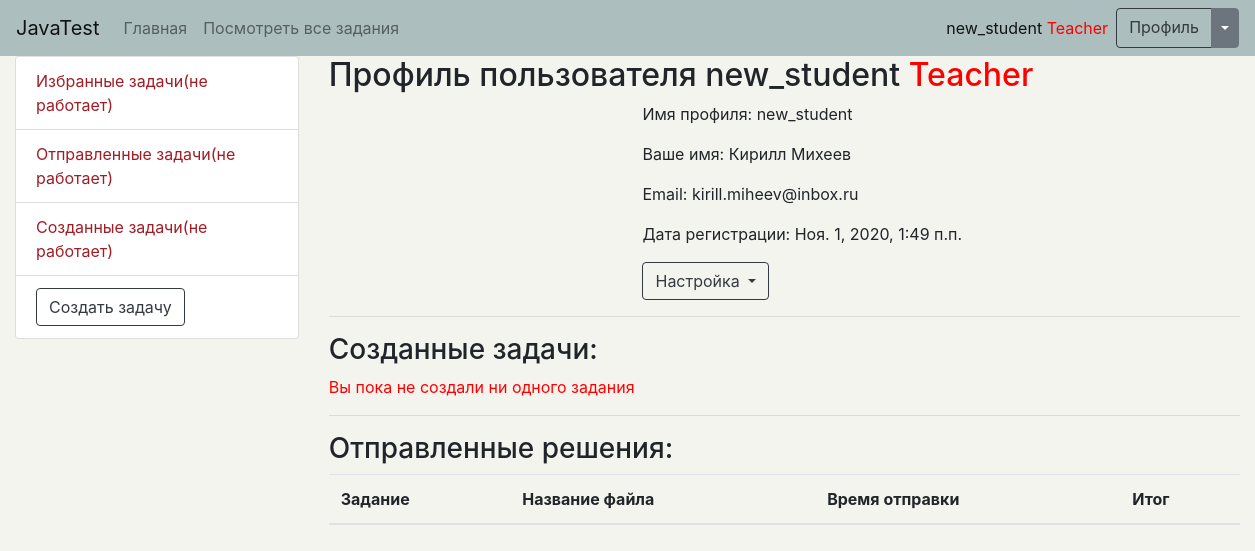
The app's page /profile/ (signed in), older data.
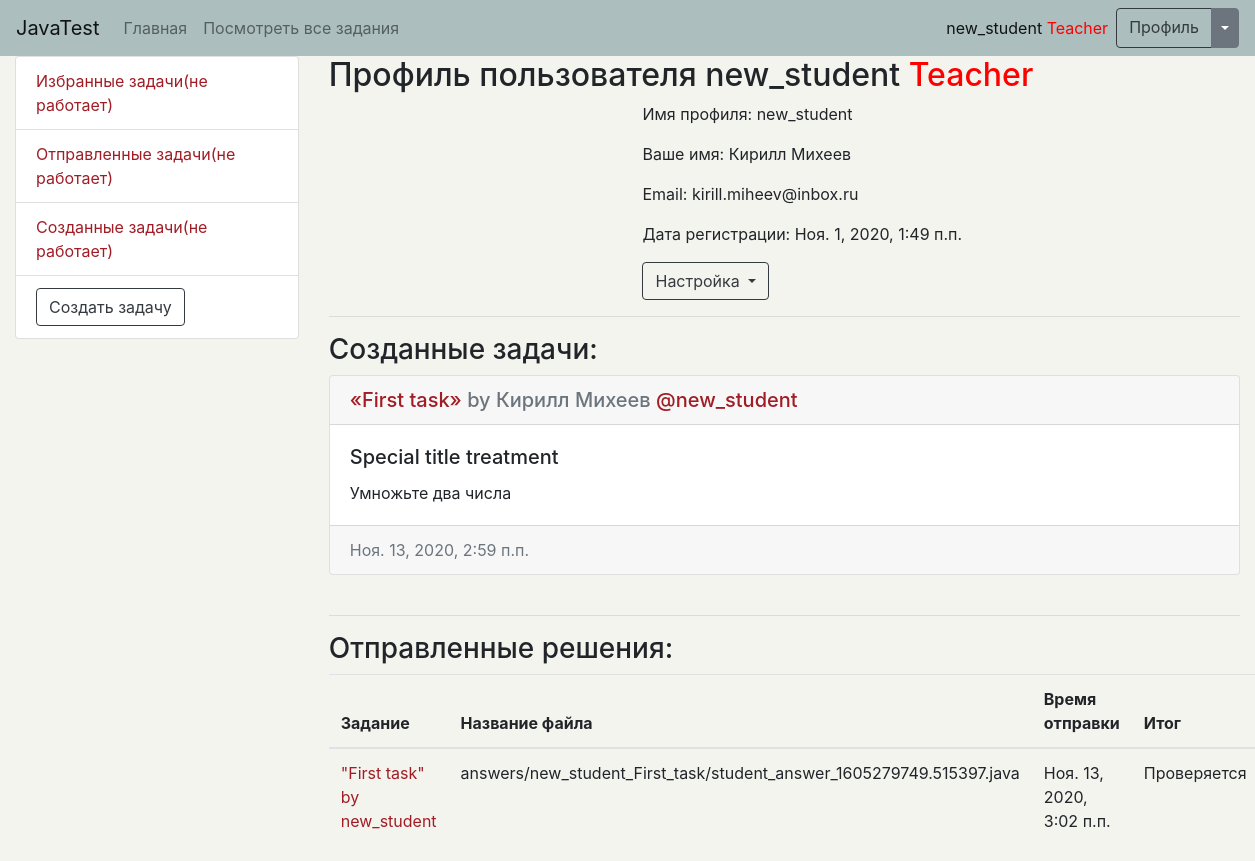
The same page, newer data.
### main/models.py (models this page shows, shortened)
class Student(AbstractUser):
    is_activated = models.BooleanField(default=True, db_index=True, verbose_name='Прошел активацию?')
    class Meta(AbstractUser.Meta):
        verbose_name = 'Студент'
        verbose_name_plural = 'Студенты'

### testing_system/models.py (models this page shows, shortened)
class Task(models.Model):
    title = models.CharField(max_length=100, verbose_name='Название задания',
                             help_text='Название задания')                                                              # Добавить уникальность
    task_text = models.TextField(max_length=1000, db_index=True, verbose_name='Описание самого задания',
                                 help_text='Текст задания')
    date_publish = models.DateTimeField(auto_now_add=True, db_index=True, verbose_name='Дата создания задания')
    required_form = models.TextField(max_length=1000, db_index=True, verbose_name='Шаблон класса, который задал учител',
                                     help_text='Шаблон формы учителя')
    teacher = models.ForeignKey(Teacher, null=True, on_delete=models.CASCADE, verbose_name='Учитель, который приудмал это задание')
    def get_absolute_url(self):
        return reverse('testing_system:detail_url', args=[self.pk])
    def __str__(self):
        return f'"{self.title}" by {self.teacher.username}'
    class Meta:
        verbose_name = "Задание"
        verbose_name_plural = "Задания"
        ordering = ['-date_publish']

class StudentCodeModel(models.Model):
    file = models.FileField(upload_to=user_directory_path, blank=True, verbose_name='Загрузка решения')
    code_text = models.TextField(max_length=1000, blank=True, db_index=True, verbose_name='Решение ученика ввиде кода')
    student = models.ForeignKey(Student, null=True, on_delete=models.CASCADE, verbose_name='Ученик')
    task = models.ForeignKey(Task, null=True, on_delete=models.CASCADE, verbose_name='Задание на которое был отправлен ответ')
    dispatch_time = models.DateTimeField(auto_now_add=True, db_index=True, verbose_name='Дата отправки ответа')
    status = models.CharField(max_length=100, verbose_name='Статус ответа',
                             help_text='Статус ответа')
    def __str__(self):
        return f"Solve {self.task.teacher.username}'s '{self.task.title}' task by {self.student.username}"
    class Meta:
        verbose_name = "Модель ответа ученика"
        verbose_name_plural = "Модели ответов учеников"
        ordering = ['-dispatch_time']

### main/views.py (the view)
# urls.py: path('profile/', profile, name='profile_url')
@login_required
def profile(request):
    tasks = Task.objects.filter(teacher=request.user)
    submitted_solutions = StudentCodeModel.objects.filter(student=request.user)
    paginator = Paginator(submitted_solutions, 3)
    page_number = request.GET.get('page', default=1)
    page = paginator.get_page(page_number)
    print(page.object_list)
    is_paginated = page.has_other_pages()
    prev_url = '?page={}'.format(page.previous_page_number()) if page.has_previous() else ''
    next_url = '?page={}'.format(page.next_page_number()) if page.has_next() else ''
    context = {'page_object': page,
               'is_paginated': is_paginated,
               'next_url': next_url,
               'prev_url': prev_url,
               'page': page,
               'tasks': tasks,
               }
    return render(request, 'main/profile.html', context=context)

### main/templates/main/profile.html (shortened to what this page needs)
{% extends 'layout/basic.html' %}
{% block sidebar %}
    <li class="list-group-item"><a href="{% url 'testing_system:index_url' %}">Отправленные задачи(не работает)</a></li>
    {% if user.teacher  %}
        <li class="list-group-item"><a href="{% url 'testing_system:index_url' %}">Созданные задачи(не работает)</a></li>
        <li class="list-group-item"><a class="btn btn-outline-dark" href="{% url 'testing_system:create_url' %}">Создать задачу</a></li>
    {% endif %}
{% endblock %}
{% block content %}
    <h2>Профиль пользователя {{ user.username }}
    {% if user.teacher %}
        <span style="color: red">Teacher</span>
    {% endif %}
    </h2>
    <div class="row">
        <div class="col-lg-4">
        </div>
        <div class="col-lg-8">
            <p>Имя профиля: {{ user.username }}</p>
            <p>Ваше имя:
                {% if user.first_name and user.last_name %}
                    {{ user.first_name }} {{ user.last_name }}
                {% else %}
                    <b style="color:red;">Не указано</b>
                {% endif %}
            </p>
            <p>Email: {{ user.email }}</p>
            <p>Дата регистрации: {{ user.date_joined }}</p>
            <div class="btn-group">
                <button type="button" class="btn btn-outline-dark dropdown-toggle" data-toggle="dropdown"
                        aria-haspopup="true" aria-expanded="false">
                    Настройка
                </button>
            </div>
        </div>
    </div>
    <hr>
    {% if user.teacher %}
        <h3>Созданные задачи:</h3>
        {% if tasks %}
            {% include 'includes/task_crads.html' %}
        {% else %}
            <p style="color: red">Вы пока не создали ни одного задания</p>
        {% endif %}
        <hr>
    {% endif %}
    <div>
        <h3>Отправленные решения:</h3>
        <table class="table">
            <thead>
            <tr>
                <th scope="col">Задание</th>
                <th scope="col">Название файла</th>
                <th scope="col">Время отправки</th>
                <th scope="col">Итог</th>
            </tr>
            </thead>
            <tbody id="counter">
            {% for solution in page_object.object_list %}
                <tr>
                    <td><a href="{{ solution.task.get_absolute_url }}">{{ solution.task }}</a></td>
                    <td>{{ solution.file }}</td>
                    <td>{{ solution.dispatch_time }}</td>
                    <td>{{ solution.status }}</td>
                </tr>
            {% endfor %}
            </tbody>
        </table>
    </div>
{% endblock %}

### templates/layout/basic.html (shortened to what this page needs)
<!DOCTYPE html>
<html lang="en">
{% load static %}
<head>
    <link rel="stylesheet" href="https://cdn.jsdelivr.net/npm/bootstrap@4.5.3/dist/css/bootstrap.min.css">
    <link href="{% static 'style.css' %}" rel="stylesheet" type="text/css">
</head>
<body>
    <nav class="navbar navbar-expand-md navbar-light">
        <a class="navbar-brand" href="{% url 'main:index_url' %}">JavaTest</a>
        <div class="collapse navbar-collapse" id="navbarsExampleDefault">
            <ul class="navbar-nav mr-auto">
                <li class="nav-item">
                    <a class="nav-link" href="{% url 'main:index_url' %}">Главная</a>
                </li>
                <li class="nav-item">
                    <a class="nav-link" href="{% url 'testing_system:index_url' %}">Посмотреть все задания</a>
                </li>
            </ul>
            <div class="navbar-nav">
                {% if user.is_authenticated %}
                    <a class="nav-link active" href="{% url 'main:profile_url' %}">{{ user.username }}
                        {% if user.teacher %}
                            <span style="color: red">Teacher</span>
                        {% endif %}
                    </a>
                        <div class="btn-group">
                            <a class="btn btn-outline-dark" href="{% url 'main:profile_url' %}" role="button">
                                Профиль
                            </a>
                            <button type="button" class="btn btn-secondary dropdown-toggle dropdown-toggle-split"
                                    data-toggle="dropdown" aria-haspopup="true" aria-expanded="false">
                            </button>
                        </div>
                {% else %}
                    <a class="nav-link" href="{% url 'main:login_url' %}">Войти/Зарегестрироваться</a>
                {% endif %}
            </div>
        </div>
    </nav>
    <main role="main" class="container-fluid">
            <div class="row justify-content-between">
                <div class="col-md-3">
                    <ul class="list-group">
                        {% if user.is_authenticated %}
                            <li class="list-group-item"><a href="{% url 'testing_system:index_url' %}">Избранные задачи(не работает)</a></li>
                        {% endif %}
                        {% block sidebar %}
                        {% endblock %}
                    </ul>
                </div>
                <div class="col-md-9">
                    <div>
                        {% block content %}{% endblock %}
                    </div>
                </div>
            </div>
    </main>
</body>
</html>

### templates/includes/task_crads.html
{% for task in tasks %}
    <div class="card">
        <h5 class="card-header">
            <a class="" href="{{ task.get_absolute_url }}"><q>{{ task.title }}</q></a>
            <span class="text-muted"> by {{ task.teacher.first_name }}</span>
            <span class="text-muted"> {{ task.teacher.last_name }}</span>
            <span style="color: #A01D26;"> @{{ task.teacher.username }}</span>
        </h5>
        <div class="card-body">
            <h5 class="card-title">Special title treatment</h5>
            <p class="card-text">{{ task.task_text }}</p>
        </div>
        <div class="card-footer text-muted">
            {{ task.date_publish }}
        </div>
    </div>
    <br>
{% endfor %}

### main/static/style.css (style rules this page uses)
body { background-color: #F4F4EF; }
q { quotes: "\00ab" "\00bb"; }
a { color: #A01D26; text-decoration: none; transition: all .2s; }
nav { background-color: #ACBEBE; }

Row changes from the older to the newer data that the page shows:
added Task: title "First task", teacher.first_name "Кирилл", teacher.last_name "Михеев", teacher.username "new_student", task_text "Умножьте два числа", date_publish "Ноя. 13, 2020, 2:59 п.п."
added StudentCodeModel: task "\"First task\" by new_student", file "answers/new_student_First_task/student_answer_1605279749.515397.java", dispatch_time "Ноя. 13, 2020, 3:02 п.п.", status "Проверяется"
Text that changed along with them:
text no longer shown: "Вы пока не создали ни одного задания"
